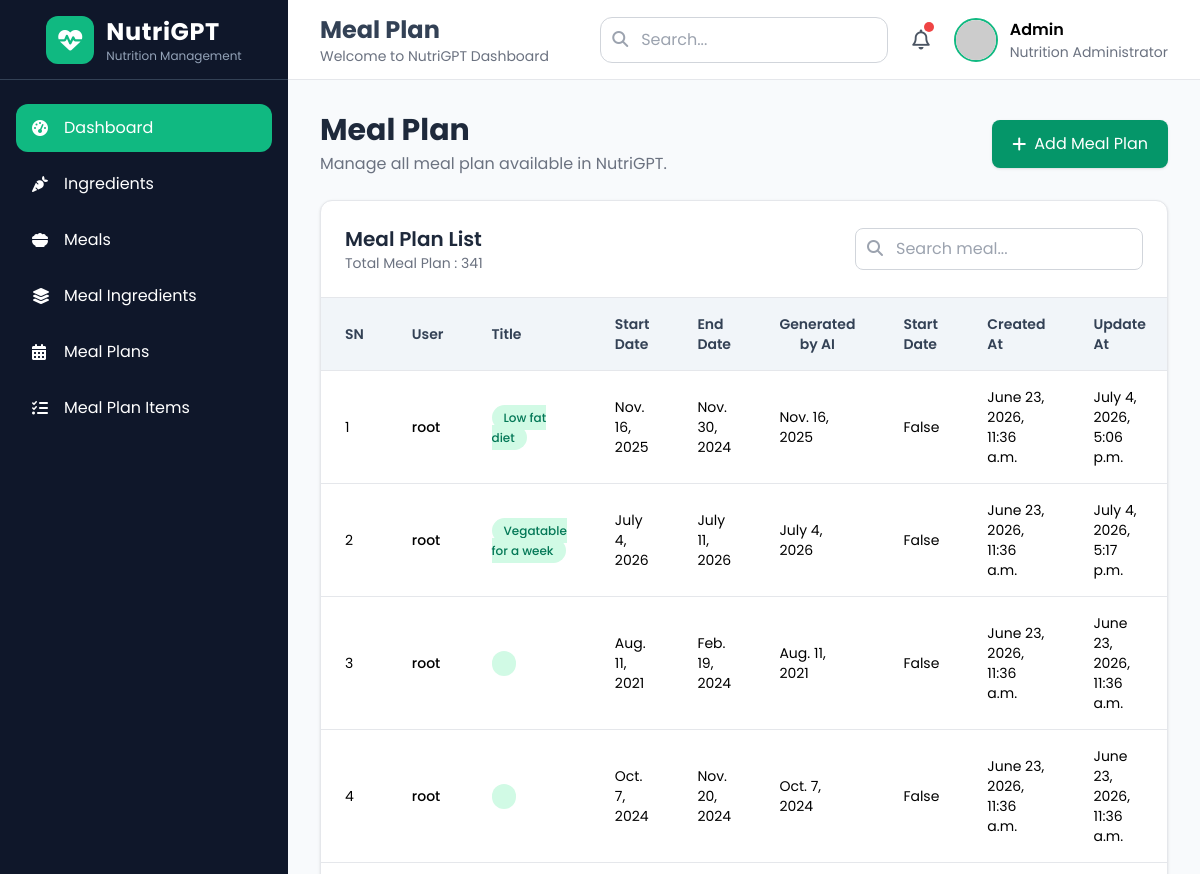
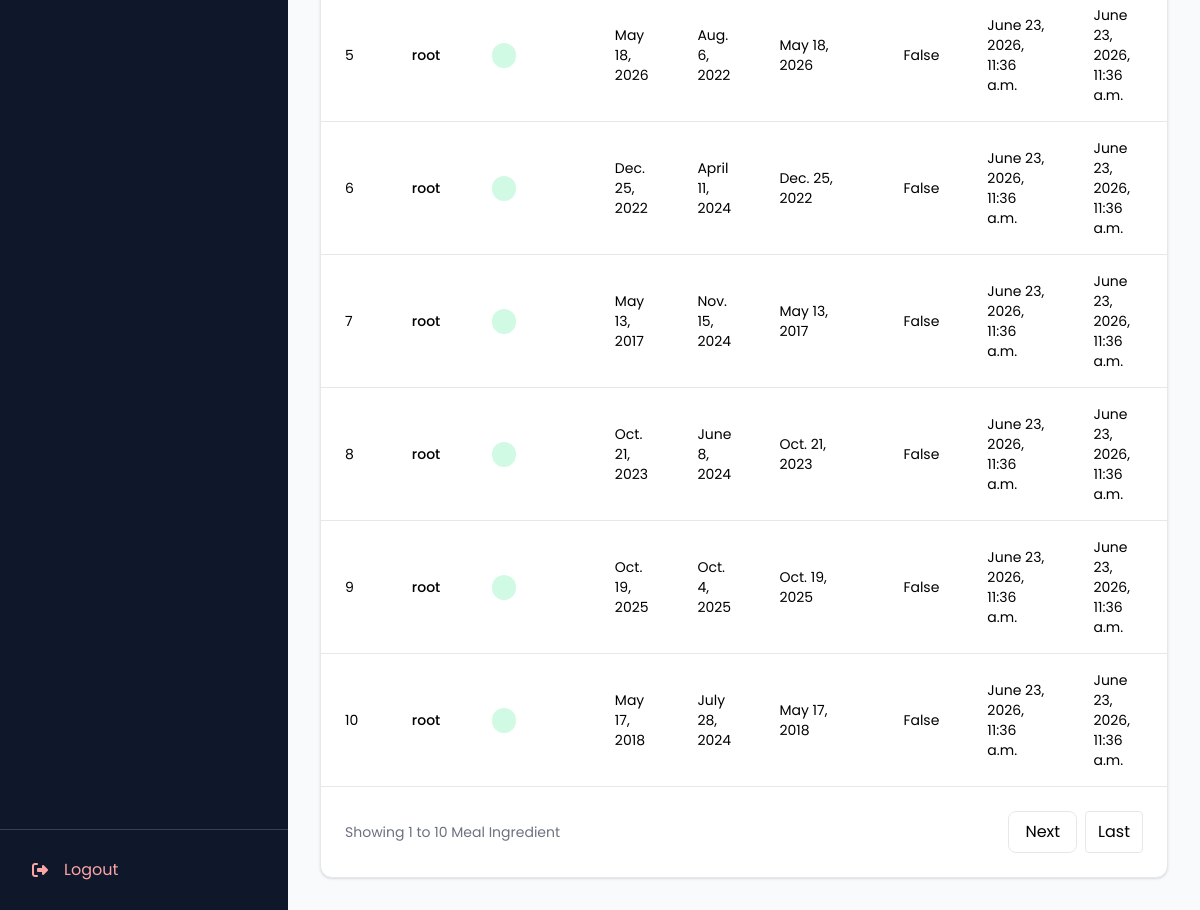
Page /meal/MealPlan/ on the committed database (2 pictures, top to bottom).
### meals/models.py (models this page shows)
class MealPlan(models.Model):
    user = models.ForeignKey(User, on_delete=models.CASCADE, related_name='user_mealplan')
    title = models.CharField(max_length=30, blank=True)
    start_date = models.DateField()
    end_date = models.DateField()
    generated_by_ai = models.BooleanField(default=False)
    created_at = models.DateTimeField(auto_now_add=True)
    updated_at = models.DateTimeField(auto_now=True)
    class Meta:
        db_table = 'meal plan'

### meals/views.py (the view)
# urls.py: path('MealPlan/', MealPlanListView.as_view(), name = 'MealPlan-list'),
class MealPlanListView(ListView):
    model = MealPlan
    paginate_by = 10
    template_name = 'mealplan/list.html'
    context_object_name = 'mealPlans'

### meals/templates/mealplan/list.html (shortened to what this page needs)
{% extends "home/base.html" %}
{% block page_title %}Meal Plan{% endblock %}
{% block content %}
<div class="space-y-6">
    <div class="flex flex-col md:flex-row md:items-center md:justify-between gap-4">
        <div>
            <h1 class="text-3xl font-bold text-slate-800">
                Meal Plan
            </h1>
            <p class="text-gray-500 mt-1">
                Manage all meal plan available in NutriGPT.
            </p>
        </div>
        <a href="{% url 'MealPlan-create' %}"
           class="inline-flex items-center gap-2 bg-emerald-600 hover:bg-emerald-700 text-white px-5 py-3 rounded-lg shadow transition">
            <i class="fa-solid fa-plus"></i>
            Add Meal Plan
        </a>
    </div>
    <div class="bg-white rounded-xl shadow border border-gray-200">
        <div class="flex flex-col md:flex-row md:items-center md:justify-between gap-4 p-6 border-b">
            <div>
                <h2 class="text-xl font-semibold text-slate-800">
                    Meal Plan List
                </h2>
                <p class="text-sm text-gray-500">
                    Total Meal Plan : {{ page_obj.paginator.count }}
                </p>
            </div>
            <form method="get">
                <div class="relative">
                    <input
                        type="text"
                        name="search"
                        value="{{ request.GET.search }}"
                        placeholder="Search meal..."
                        class="w-72 border border-gray-300 rounded-lg pl-10 pr-4 py-2 focus:outline-none focus:ring-2 focus:ring-emerald-500">
                    <i class="fa-solid fa-magnifying-glass absolute left-3 top-3 text-gray-400"></i>
                </div>
            </form>
        </div>
        <div class="overflow-x-auto">
            <table class="min-w-full text-sm">
                <thead class="bg-slate-100 text-slate-700">
                    <tr>
                        <th class="px-6 py-4 text-left font-semibold">
                            SN
                        </th>
                        <th class="px-6 py-4 text-left font-semibold">
                            User
                        </th>
                        <th class="px-6 py-4 text-left font-semibold">
                            Title
                        </th>
                        <th class="px-6 py-4 text-left font-semibold">
                            Start Date
                        </th>
                        <th class="px-6 py-4 text-left font-semibold">
                            End Date
                        </th>
                        <th class="px-6 py-4 text-center font-semibold">
                            Generated by AI
                        </th>
                        <th class="px-6 py-4 text-left font-semibold">
                            Start Date
                        </th>
                        <th class="px-6 py-4 text-left font-semibold">
                            Created At
                        </th>
                        <th class="px-6 py-4 text-left font-semibold">
                            Update At
                        </th>
                    </tr>
                </thead>
                <tbody>
                {% for Ingredient in mealPlans %}
                    <tr class="border-t hover:bg-slate-50">
                        <td class="px-6 py-4">
                            {{ page_obj.start_index|add:forloop.counter0 }}
                        </td>
                        <td class="px-6 py-4 font-medium">
                            {{ Ingredient.user }}
                        </td>
                        <td class="px-6 py-4">
                            <span class="px-3 py-1 rounded-full bg-emerald-100 text-emerald-700 text-xs font-medium">
                                {{ Ingredient.title}}
                            </span>
                        </td>
                        <td class="px-6 py-4">
                            {{ Ingredient.start_date }}
                        </td>
                        <td class="px-6 py-4">
                            {{ Ingredient.end_date }}
                        </td>
                        <td class="px-6 py-4">
                            {{ Ingredient.start_date }}
                        </td>
                        <td class="px-6 py-4">
                            {{ Ingredient.generated_by_ai }}
                        </td>
                        <td class="px-6 py-4">
                            {{ Ingredient.created_at }}
                        </td>
                        <td class="px-6 py-4">
                            {{ Ingredient.updated_at }}
                        </td>
                    </tr>
                {% endfor %}
                </tbody>
            </table>
        </div>
        {% if is_paginated %}
        <div class="flex justify-between items-center p-6 border-t">
            <div class="text-sm text-gray-500">
                Showing {{ page_obj.start_index }} to {{ page_obj.end_index }} Meal Ingredient
            </div>
            <div class="flex gap-2">
                {% if page_obj.has_next %}
                <a href="?page={{ page_obj.next_page_number }}"
                   class="px-4 py-2 border rounded-lg hover:bg-gray-100">
                    Next
                </a>
                <a href="?page={{ page_obj.paginator.num_pages }}"
                   class="px-3 py-2 border rounded hover:bg-gray-100">
                    Last
                </a>
                {% endif %}
            </div>
        </div>
        {% endif %}
    </div>
</div>
{% endblock %}

### home/templates/home/base.html (style rules this page uses)
body { font-family: 'Poppins', sans-serif; background:#f8fafc; }

### rows in the picture
MealPlan: start_index|add "1", user "root", title "Low fat diet", start_date "Nov. 16, 2025", end_date "Nov. 30, 2024", generated_by_ai "False", created_at "June 23, 2026, 11:36 a.m.", updated_at "July 4, 2026, 5:06 p.m."
MealPlan: start_index|add "2", user "root", title "Vegatable for a week", start_date "July 4, 2026", end_date "July 11, 2026", generated_by_ai "False", created_at "June 23, 2026, 11:36 a.m.", updated_at "July 4, 2026, 5:17 p.m."
MealPlan: start_index|add "3", user "root", start_date "Aug. 11, 2021", end_date "Feb. 19, 2024", generated_by_ai "False", created_at "June 23, 2026, 11:36 a.m.", updated_at "June 23, 2026, 11:36 a.m."
MealPlan: start_index|add "4", user "root", start_date "Oct. 7, 2024", end_date "Nov. 20, 2024", generated_by_ai "False", created_at "June 23, 2026, 11:36 a.m.", updated_at "June 23, 2026, 11:36 a.m."
MealPlan: start_index|add "5", user "root", start_date "May 18, 2026", end_date "Aug. 6, 2022", generated_by_ai "False", created_at "June 23, 2026, 11:36 a.m.", updated_at "June 23, 2026, 11:36 a.m."
MealPlan: start_index|add "6", user "root", start_date "Dec. 25, 2022", end_date "April 11, 2024", generated_by_ai "False", created_at "June 23, 2026, 11:36 a.m.", updated_at "June 23, 2026, 11:36 a.m."
MealPlan: start_index|add "7", user "root", start_date "May 13, 2017", end_date "Nov. 15, 2024", generated_by_ai "False", created_at "June 23, 2026, 11:36 a.m.", updated_at "June 23, 2026, 11:36 a.m."
MealPlan: start_index|add "8", user "root", start_date "Oct. 21, 2023", end_date "June 8, 2024", generated_by_ai "False", created_at "June 23, 2026, 11:36 a.m.", updated_at "June 23, 2026, 11:36 a.m."
MealPlan: start_index|add "9", user "root", start_date "Oct. 19, 2025", end_date "Oct. 4, 2025", generated_by_ai "False", created_at "June 23, 2026, 11:36 a.m.", updated_at "June 23, 2026, 11:36 a.m."
MealPlan: start_index|add "10", user "root", start_date "May 17, 2018", end_date "July 28, 2024", generated_by_ai "False", created_at "June 23, 2026, 11:36 a.m.", updated_at "June 23, 2026, 11:36 a.m."

### other values in the picture
{{ page_obj.paginator.count }} "341"
{{ page_obj.start_index }} "1"
{{ page_obj.end_index }} "10"
